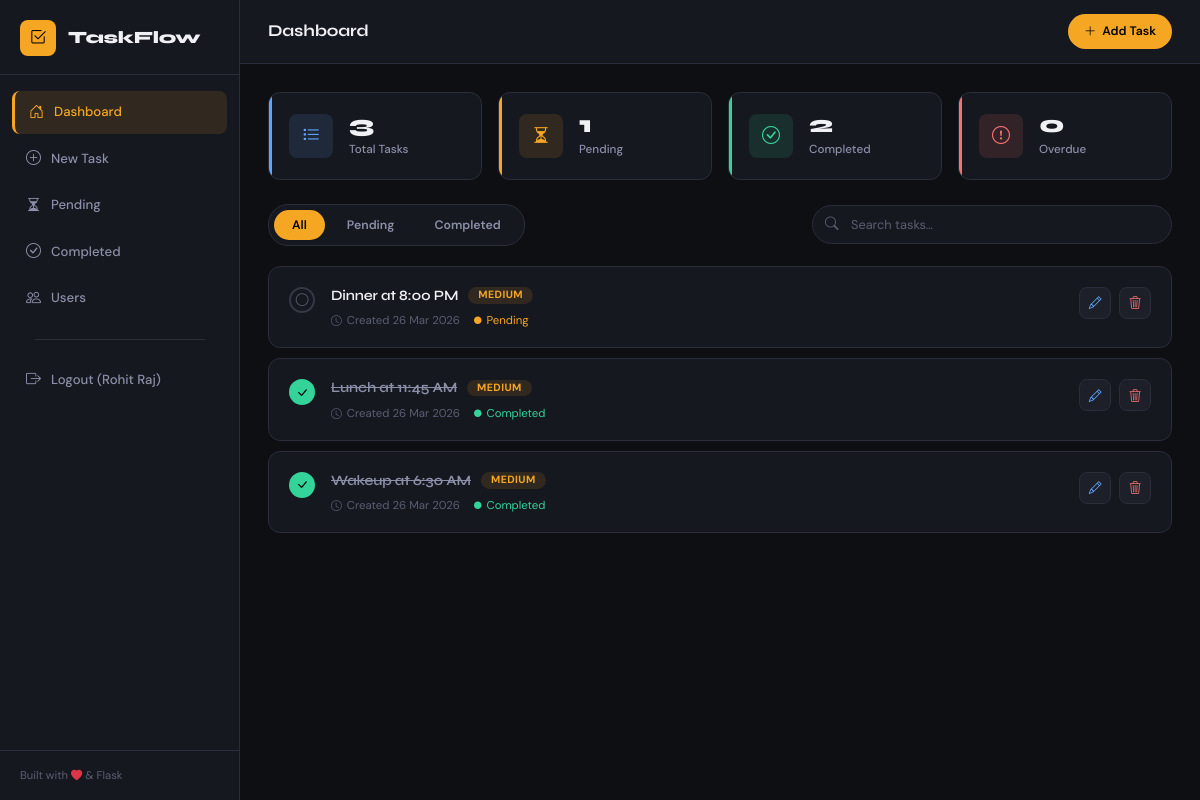
Screenshot of / (signed in) with the database file from the repository.
### app.py (models this page shows, shortened)
class User(UserMixin, db.Model):
    __tablename__ = 'users'
    id = db.Column(db.Integer, primary_key=True)
    username = db.Column(db.String(150), unique=True, nullable=False)
    password_hash = db.Column(db.String(256), nullable=False)
    tasks = db.relationship('Task', backref='owner', lazy=True, cascade='all, delete-orphan')

class Task(db.Model):
    __tablename__ = 'tasks'
    id          = db.Column(db.Integer, primary_key=True)
    title       = db.Column(db.String(200), nullable=False)
    description = db.Column(db.Text, nullable=True)
    status      = db.Column(db.String(20), default='Pending')        # Pending / Completed
    priority    = db.Column(db.String(10), default='Medium')         # Low / Medium / High
    due_date    = db.Column(db.Date, nullable=True)
    created_at  = db.Column(db.DateTime, default=datetime.utcnow)
    user_id     = db.Column(db.Integer, db.ForeignKey('users.id'), nullable=False)
    def is_overdue(self):
        if self.due_date and self.status == 'Pending':
            return self.due_date < date.today()
        return False

### app.py (the view)
@app.route('/')
@login_required
def index():
    status_filter = request.args.get('status', 'All')
    search_query  = request.args.get('search', '').strip()
    tasks = get_filtered_tasks(status_filter, search_query)
    total     = Task.query.filter_by(user_id=current_user.id).count()
    completed = Task.query.filter_by(user_id=current_user.id, status='Completed').count()
    pending   = Task.query.filter_by(user_id=current_user.id, status='Pending').count()
    overdue   = sum(1 for t in Task.query.filter_by(user_id=current_user.id, status='Pending').all() if t.is_overdue())
    return render_template(
        'index.html',
        tasks=tasks,
        status_filter=status_filter,
        search_query=search_query,
        total=total,
        completed=completed,
        pending=pending,
        overdue=overdue,
        today=date.today()
    )

### app.py (called while the page is built)
@login_manager.user_loader
def load_user(user_id):
    return User.query.get(int(user_id))

def get_filtered_tasks(status_filter, search_query):
    query = Task.query.filter_by(user_id=current_user.id)
    if status_filter == 'Completed':
        query = query.filter_by(status='Completed')
    elif status_filter == 'Pending':
        query = query.filter_by(status='Pending')
    if search_query:
        query = query.filter(Task.title.ilike(f'%{search_query}%'))
    tasks = query.order_by(Task.created_at.desc()).all()
    tasks.sort(key=lambda t: PRIORITY_ORDER.get(t.priority, 1))
    return tasks

### templates/index.html (shortened to what this page needs)
{% extends "base.html" %}
{% block page_title %}Dashboard{% endblock %}
{% block content %}
<div class="stats-grid">
  <div class="stat-card stat-total">
    <div class="stat-icon"><i class="bi bi-list-task"></i></div>
    <div class="stat-info">
      <div class="stat-value">{{ total }}</div>
      <div class="stat-label">Total Tasks</div>
    </div>
  </div>
  <div class="stat-card stat-pending">
    <div class="stat-icon"><i class="bi bi-hourglass-split"></i></div>
    <div class="stat-info">
      <div class="stat-value">{{ pending }}</div>
      <div class="stat-label">Pending</div>
    </div>
  </div>
  <div class="stat-card stat-done">
    <div class="stat-icon"><i class="bi bi-check-circle"></i></div>
    <div class="stat-info">
      <div class="stat-value">{{ completed }}</div>
      <div class="stat-label">Completed</div>
    </div>
  </div>
  <div class="stat-card stat-overdue">
    <div class="stat-icon"><i class="bi bi-exclamation-circle"></i></div>
    <div class="stat-info">
      <div class="stat-value">{{ overdue }}</div>
      <div class="stat-label">Overdue</div>
    </div>
  </div>
</div>
<div class="toolbar">
  <div class="filter-tabs">
    {% for label in ['All', 'Pending', 'Completed'] %}
      <a href="{{ url_for('index', status=label, search=search_query) }}"
         class="filter-tab {% if status_filter == label %}active{% endif %}">
        {{ label }}
      </a>
    {% endfor %}
  </div>
  <form class="search-form" method="GET" action="{{ url_for('index') }}">
    <div class="search-wrap">
      <i class="bi bi-search search-icon"></i>
      <input
        type="text"
        name="search"
        class="search-input"
        placeholder="Search tasks…"
        value="{{ search_query }}"
        autocomplete="off"
      />
    </div>
  </form>
</div>
{% if tasks %}
  <div class="task-list" id="taskList">
    {% for task in tasks %}
      <div class="task-card {% if task.status == 'Completed' %}task-done{% endif %} {% if task.is_overdue() %}task-overdue{% endif %}"
           id="task-{{ task.id }}" data-id="{{ task.id }}">
        <div class="task-check">
          <button class="check-btn {% if task.status == 'Completed' %}checked{% endif %}"
                  onclick="toggleTask({{ task.id }}, this)"
                  title="Toggle status">
            <i class="bi {% if task.status == 'Completed' %}bi-check-lg{% else %}bi-circle{% endif %}"></i>
          </button>
        </div>
        <div class="task-body">
          <div class="task-header">
            <span class="task-title">{{ task.title }}</span>
            <div class="task-badges">
              <span class="badge badge-priority badge-{{ task.priority | lower }}">
                {{ task.priority }}
              </span>
            </div>
          </div>
          <div class="task-meta">
            <span class="meta-item">
              <i class="bi bi-clock"></i>
              Created {{ task.created_at.strftime('%d %b %Y') }}
            </span>
            <span class="meta-item status-dot status-{{ task.status | lower }}">
              <i class="bi bi-circle-fill"></i> {{ task.status }}
            </span>
          </div>
        </div>
        <div class="task-actions">
          <a href="{{ url_for('update_task', task_id=task.id) }}"
             class="action-btn btn-edit" title="Edit task">
            <i class="bi bi-pencil"></i>
          </a>
          <button class="action-btn btn-delete"
                  onclick="confirmDelete({{ task.id }}, '{{ task.title | replace("'", "\\'") }}')"
                  title="Delete task">
            <i class="bi bi-trash3"></i>
          </button>
        </div>
      </div>
    {% endfor %}
  </div>
{% endif %}
{% endblock %}

### templates/base.html (shortened to what this page needs)
<!DOCTYPE html>
<html lang="en">
<head>
  <link href="https://cdn.jsdelivr.net/npm/bootstrap@5.3.2/dist/css/bootstrap.min.css" rel="stylesheet" />
  <link href="https://cdn.jsdelivr.net/npm/bootstrap-icons@1.11.3/font/bootstrap-icons.min.css" rel="stylesheet" />
  <link rel="stylesheet" href="{{ url_for('static', filename='css/styles.css') }}" />
</head>
<body>
  <aside class="sidebar">
    <div class="sidebar-brand">
      <span class="brand-icon"><i class="bi bi-check2-square"></i></span>
      <span class="brand-name">TaskFlow</span>
    </div>
    <nav class="sidebar-nav">
      {% if current_user.is_authenticated %}
      <a href="{{ url_for('index') }}" class="nav-item {% if request.endpoint == 'index' %}active{% endif %}">
        <i class="bi bi-house-door"></i> Dashboard
      </a>
      <a href="{{ url_for('add_task') }}" class="nav-item {% if request.endpoint == 'add_task' %}active{% endif %}">
        <i class="bi bi-plus-circle"></i> New Task
      </a>
      <a href="{{ url_for('index', status='Pending') }}" class="nav-item">
        <i class="bi bi-hourglass-split"></i> Pending
      </a>
      <a href="{{ url_for('index', status='Completed') }}" class="nav-item">
        <i class="bi bi-check-circle"></i> Completed
      </a>
      <a href="{{ url_for('users_database') }}" class="nav-item {% if request.endpoint == 'users_database' %}active{% endif %}">
        <i class="bi bi-people"></i> Users
      </a>
      <hr style="margin: 1rem 1.5rem; opacity: 0.1;">
      <a href="{{ url_for('logout') }}" class="nav-item">
        <i class="bi bi-box-arrow-right"></i> Logout ({{ current_user.username }})
      </a>
      {% endif %}
    </nav>
    <div class="sidebar-footer">
      <span>Built with <i class="bi bi-heart-fill text-danger"></i> & Flask</span>
    </div>
  </aside>
  <main class="main-content">
    <header class="topbar">
      <div class="topbar-title">{% block page_title %}Dashboard{% endblock %}</div>
      <a href="{{ url_for('add_task') }}" class="btn-add-top">
        <i class="bi bi-plus-lg"></i> Add Task
      </a>
    </header>
    <div class="page-body">
      {% block content %}{% endblock %}
    </div>
  </main>
</body>
</html>

### rows the page displays
User: username "Rohit Raj"
Task: title "Dinner at 8:00 PM", priority "MEDIUM", created_at "26 Mar 2026", status "Pending"
Task: title "Lunch at 11:45 AM", priority "MEDIUM", created_at "26 Mar 2026", status "Completed"
Task: title "Wakeup at 6:30 AM", priority "MEDIUM", created_at "26 Mar 2026", status "Completed"

### other values shown
{{ total }} "3"
{{ pending }} "1"
{{ completed }} "2"
{{ overdue }} "0"
{{ label }} "All" "Pending" "Completed"
